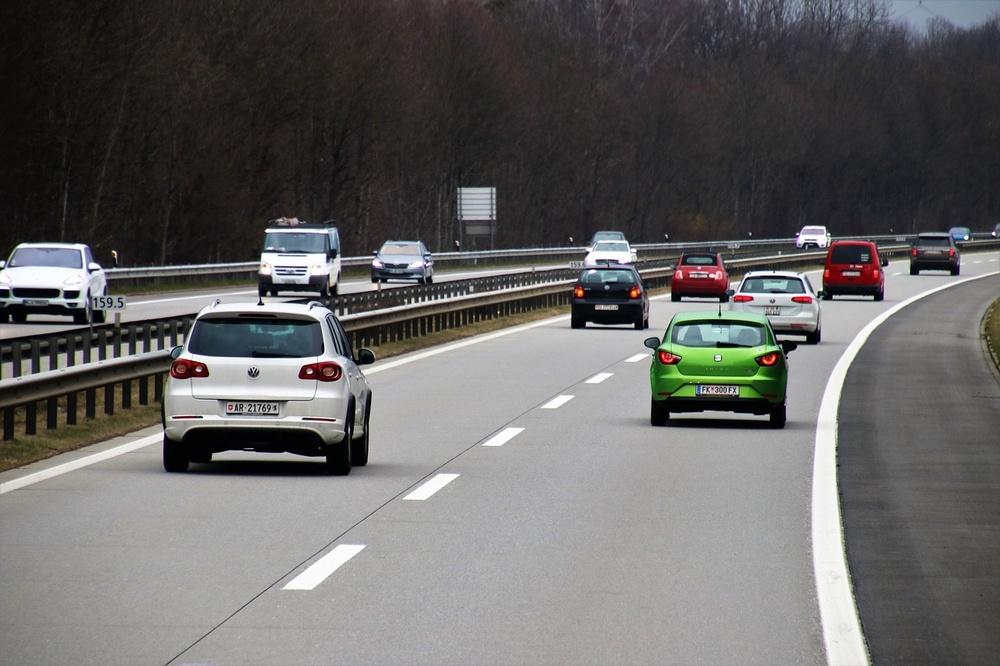
#> input picture Mobil.jpg, 1000 x 666 px, shrunk from 1280 x 853 before the run
$ python -i analysis.py   (imports and definitions only)   (older library calls are emulated)
#> lines starting #> are read from the running program, lines starting #| are printed output that depends on the picture
import base64
import io
import os
import tempfile
import cv2
import numpy as np

# Arahkan cache matplotlib ke folder temporary agar tidak ada peringatan permission
# [1 line not run here, left out]

import matplotlib
# [1 line not run here, left out]
import matplotlib.pyplot as plt


def _read_image(path):
    """Membaca gambar secara aman termasuk path non-ASCII di Windows."""
    try:
        data = np.fromfile(path, dtype=np.uint8)
        img = cv2.imdecode(data, cv2.IMREAD_COLOR)
        if img is not None:
            return img
    except Exception:
        pass
    return cv2.imread(path)


def image_to_base64(img_array, format=".jpg"):
    """Mengubah array NumPy OpenCV menjadi string Base64 di dalam memori RAM."""
    success, buf = cv2.imencode(format, img_array)
    if not success:
        return ""
    return base64.b64encode(buf.tobytes()).decode("utf-8")


def _buat_histogram_base64(img):
    """Buat grafik histogram RGB di memori menggunakan io.BytesIO dan kembalikan string Base64."""
    if img is None:
        return ""
    warna = ("b", "g", "r")  # OpenCV BGR
    plt.figure(figsize=(7, 3.2), dpi=110)
    for i, col in enumerate(warna):
        hist = cv2.calcHist([img], [i], None, [256], [0, 256])
        plt.plot(hist, color=col, linewidth=1.4)
    plt.xlim([0, 256])
    plt.xlabel("Intensitas")
    plt.ylabel("Jumlah piksel")
    plt.title("Histogram RGB")
    plt.tight_layout()

    buf = io.BytesIO()
    plt.savefig(buf, format="png")
    plt.close()
    buf.seek(0)
    return base64.b64encode(buf.getvalue()).decode("utf-8")


def konvolusi_manual(gray, kernel):
    """Konvolusi manual matematika 3x3 (vektorisasi neighborhood untuk performa optimal)."""
    h, w = gray.shape
    k = kernel.astype(np.float32)
    gray_f = gray.astype(np.float32)
    hasil = np.zeros((h, w), dtype=np.float32)

    # Akumulasi 3x3 kernel secara manual tanpa modul eksternal filter2D
    for ki in range(3):
        for kj in range(3):
            hasil[1:h - 1, 1:w - 1] += k[ki, kj] * gray_f[ki:h - 2 + ki, kj:w - 2 + kj]

    hasil = np.clip(hasil, 0, 255).astype(np.uint8)
    return hasil


def analisis_gambar(input_path):
    """Jalankan semua analisis citra di memori RAM dan kembalikan dict berisi string Base64."""
#> called with input_path = 'Mobil.jpg'
    img = _read_image(input_path)
#> in _read_image, img is the input picture: shape (666, 1000, 3); mean B, G, R 99.9, 100.7, 101.7
    if img is None:
        return None

    hasil = {}

    # Grayscale
    gray = cv2.cvtColor(img, cv2.COLOR_BGR2GRAY)
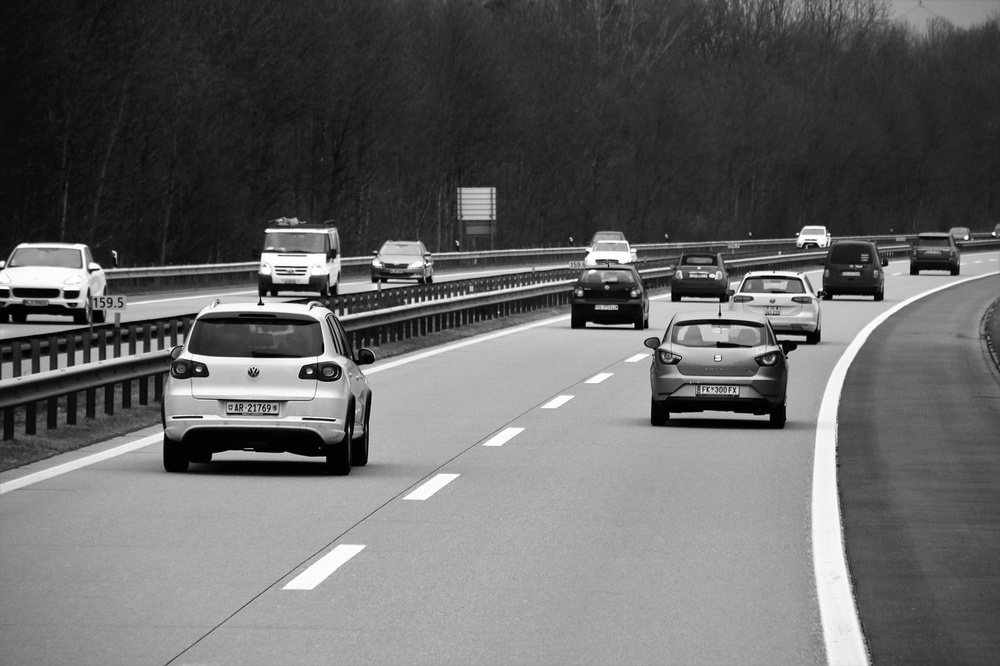
#> gray: shape (666, 1000); min 0, max 255, mean 100.9
    hasil["grayscale"] = image_to_base64(gray, ".jpg")

    # Histogram RGB (PNG Base64 via io.BytesIO)
    hasil["histogram"] = _buat_histogram_base64(img)
#> in _buat_histogram_base64, `plt.savefig(buf, format="png")`:
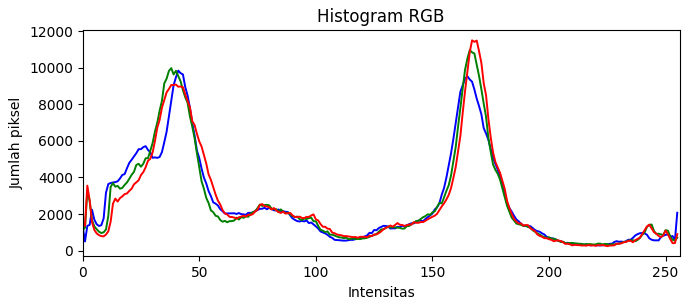
#> figure drawn by matplotlib, 1 panel; curve peaks at x = 41, y = 9841; curve peaks at x = 166, y = 10960; curve peaks at x = 167, y = 11495

    # Filter blur & sharpen
    blur = cv2.GaussianBlur(gray, (5, 5), 0)
    hasil["blur"] = image_to_base64(blur, ".jpg")

    kernel_sharpen = np.array([[0, -1, 0], [-1, 5, -1], [0, -1, 0]])
    sharpen = cv2.filter2D(gray, -1, kernel_sharpen)
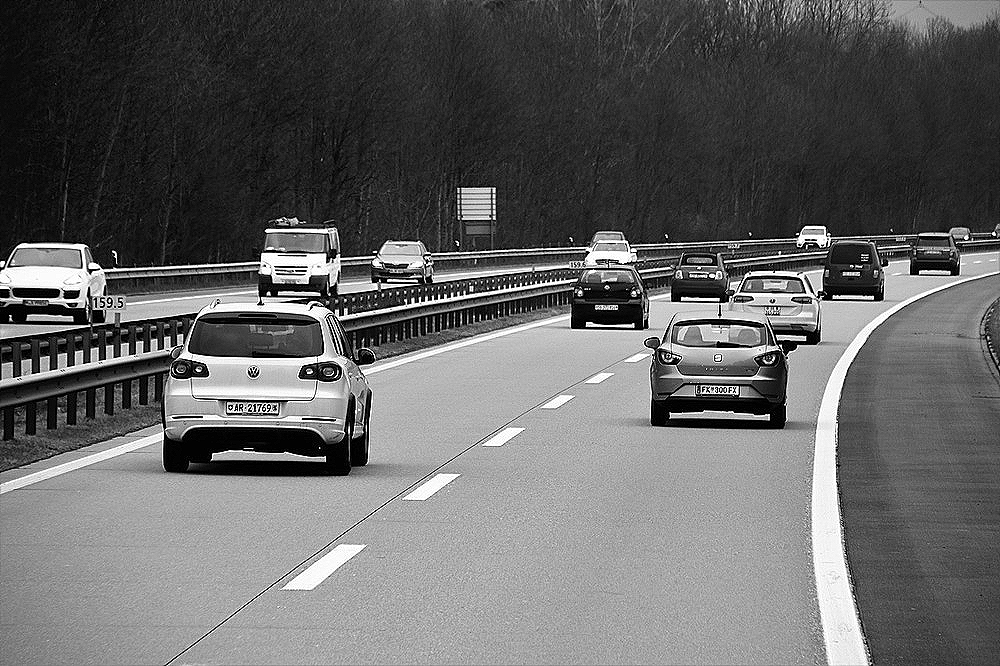
#> sharpen: shape (666, 1000); min 0, max 255, mean 101.1
    hasil["sharpen"] = image_to_base64(sharpen, ".jpg")

    # Sobel
    sobel_x = cv2.Sobel(gray, cv2.CV_64F, 1, 0, ksize=3)
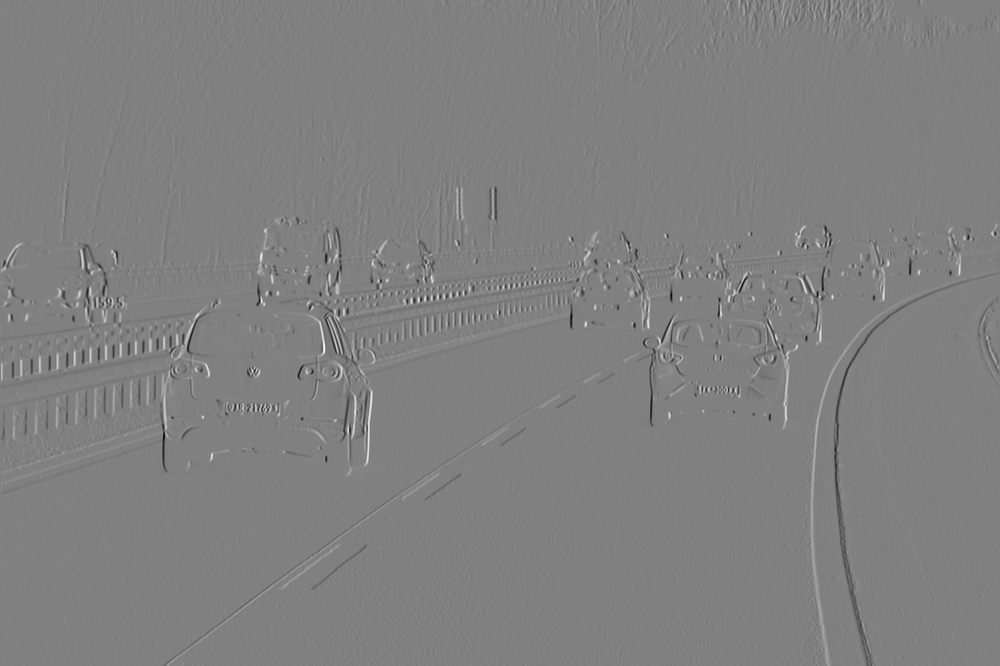
#> sobel_x: shape (666, 1000) float64; min -992, max 975, mean 0; drawn with min black and max white
    sobel_y = cv2.Sobel(gray, cv2.CV_64F, 0, 1, ksize=3)
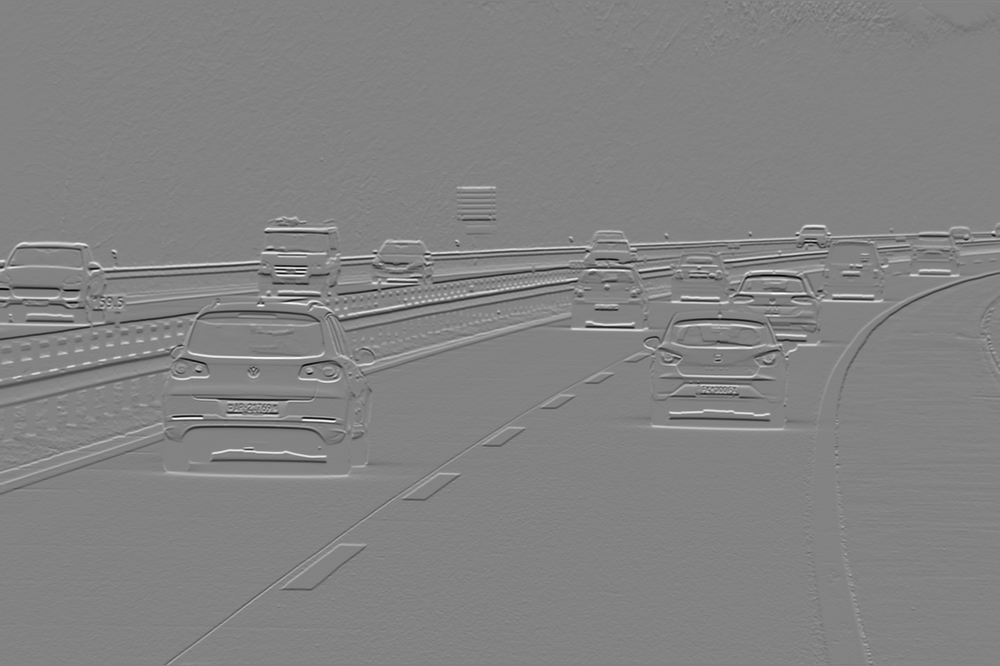
#> sobel_y: shape (666, 1000) float64; min -1004, max 952, mean 0.9; drawn with min black and max white
    sobel = cv2.magnitude(sobel_x, sobel_y)
    sobel = np.clip(sobel, 0, 255).astype(np.uint8)
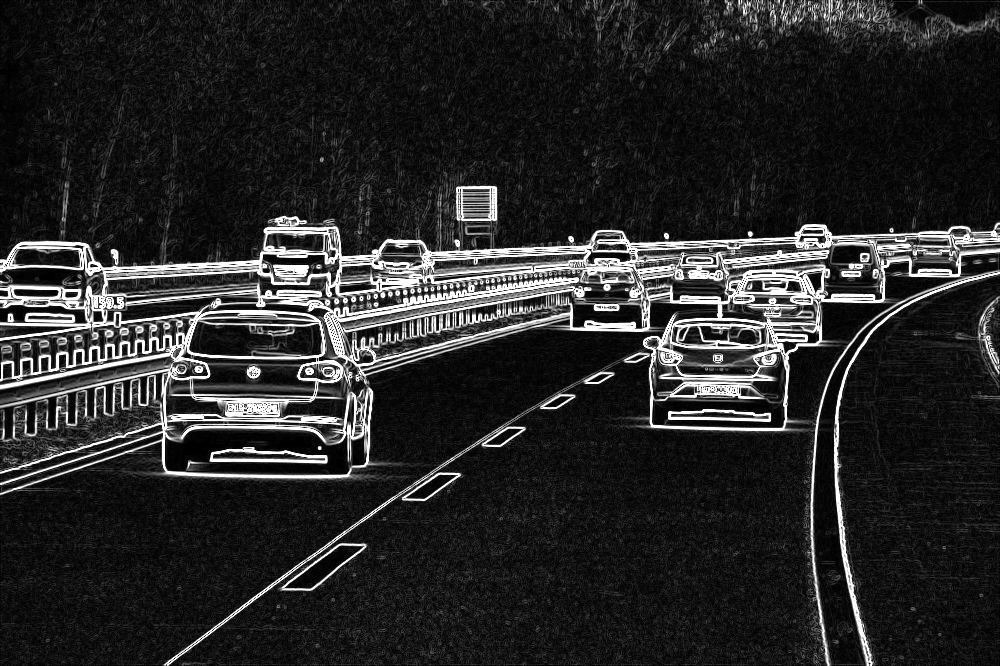
#> sobel: shape (666, 1000); min 0, max 255, mean 40.9
    hasil["sobel"] = image_to_base64(sobel, ".jpg")

    # Canny
    canny = cv2.Canny(gray, 100, 200)
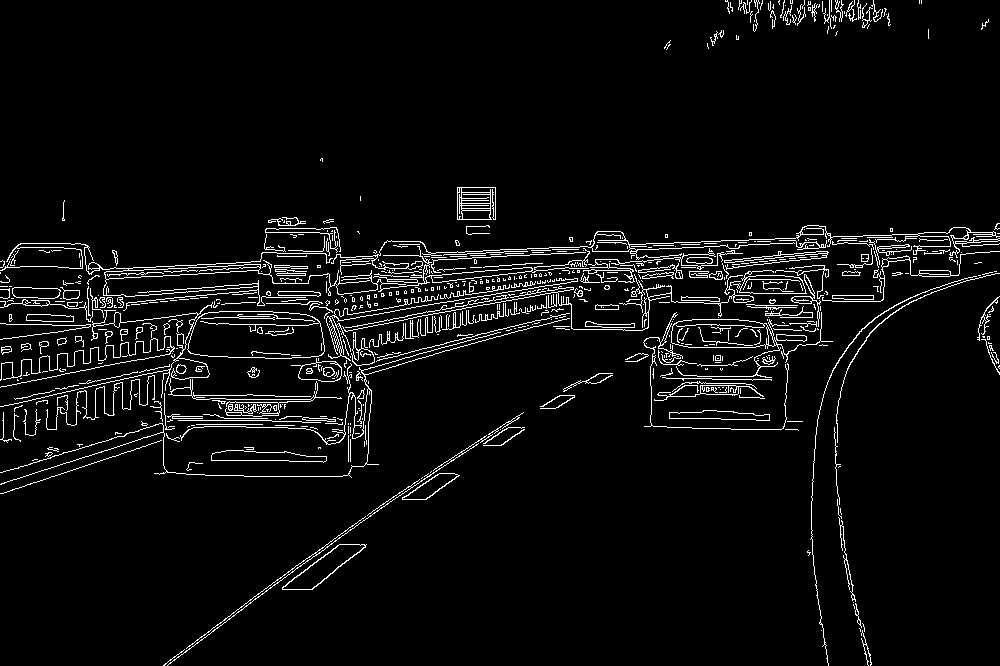
#> canny: shape (666, 1000); 4.6% white in thin lines or dots
    hasil["canny"] = image_to_base64(canny, ".jpg")

    return hasil


def konvolusi_kernel(input_path, kernel_values):
    """Hitung konvolusi manual & library di memori RAM dan kembalikan dict berisi string Base64."""
    img = _read_image(input_path)
    if img is None:
        return None

    gray = cv2.cvtColor(img, cv2.COLOR_BGR2GRAY)
    kernel = np.array(kernel_values, dtype=np.float32).reshape(3, 3)

    # Manual
    manual = konvolusi_manual(gray, kernel)

    # Library
    library = cv2.filter2D(gray, -1, kernel)

    return {
        "manual": image_to_base64(manual, ".jpg"),
        "library": image_to_base64(library, ".jpg"),
    }

>>> result = analisis_gambar('Mobil.jpg')
#> result = 6 items
